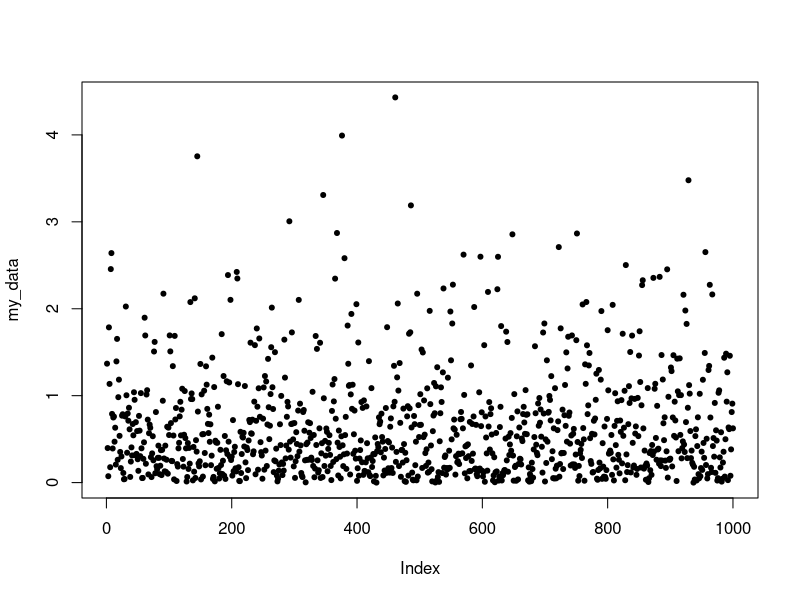
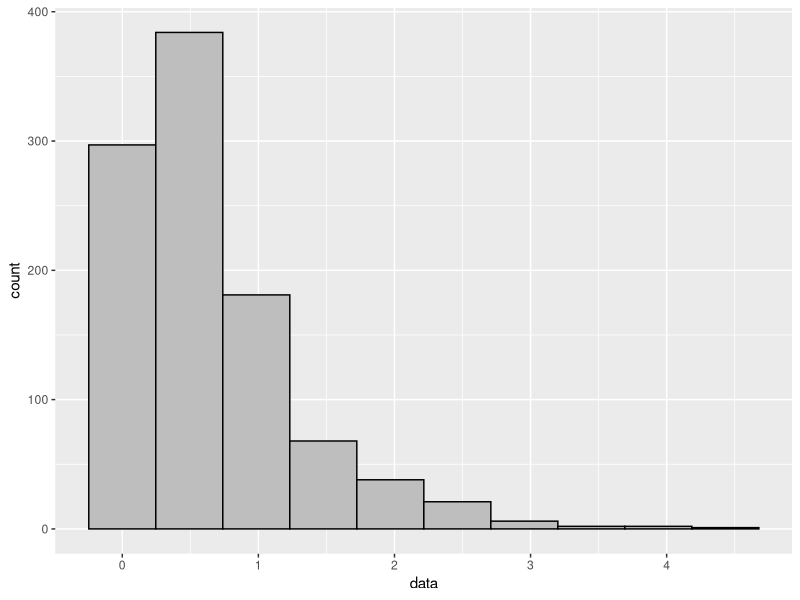
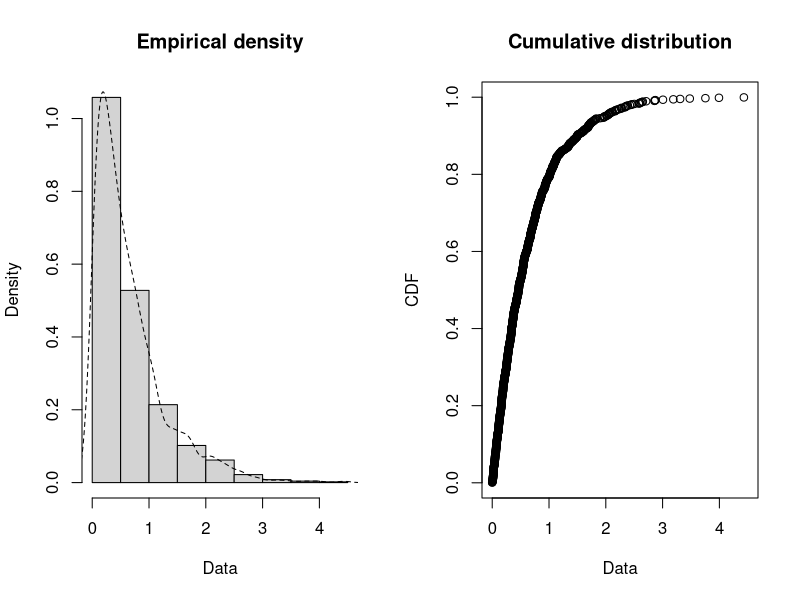
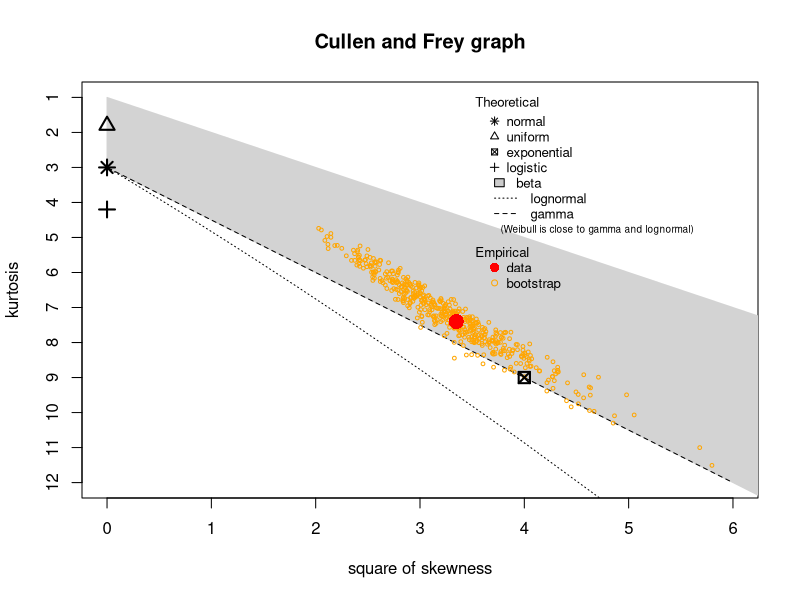
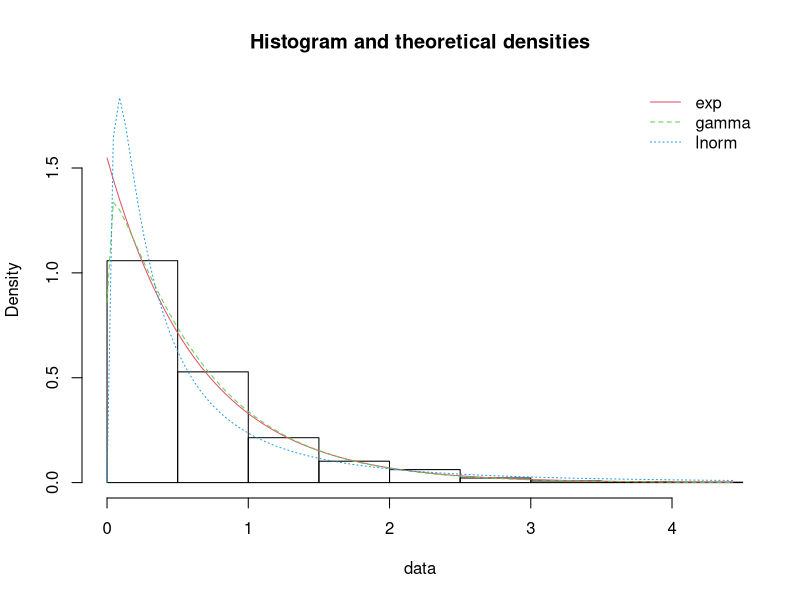
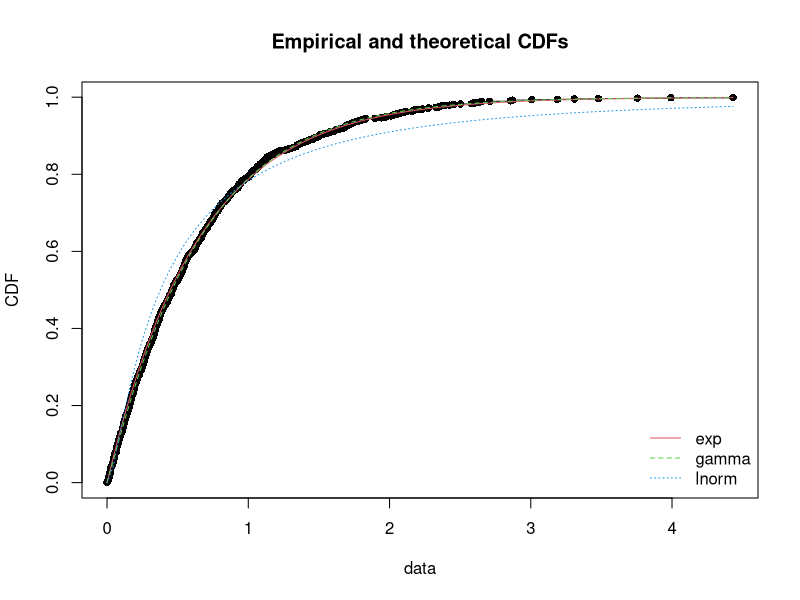
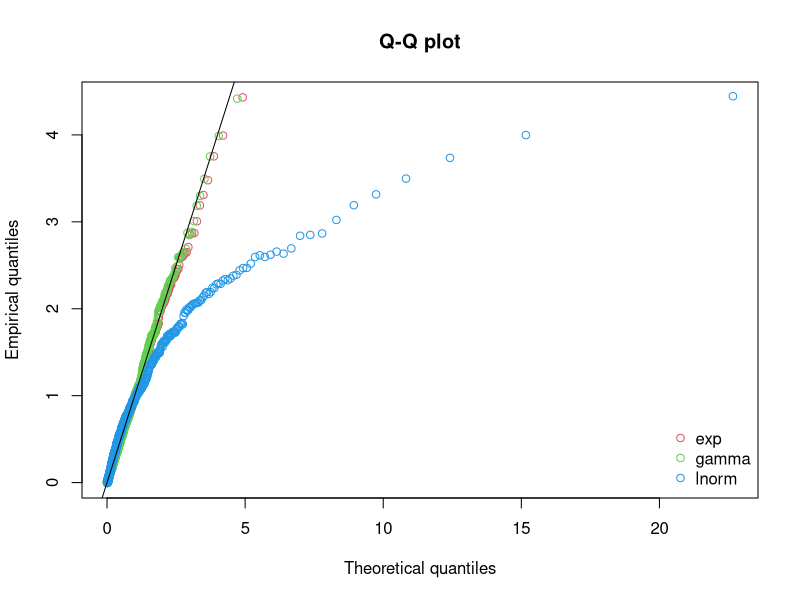
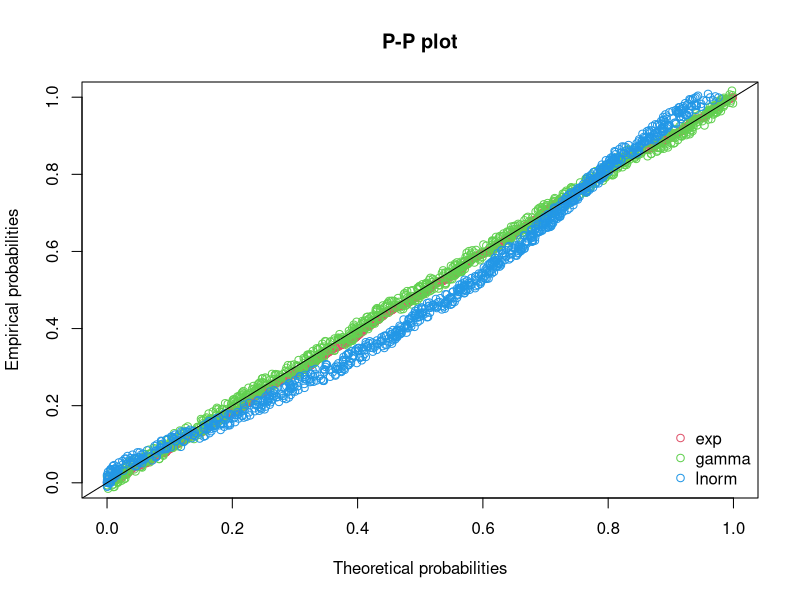

R code for these plots, in order:
library(fitdistrplus)
library(ggplot2)

# Read in the data
df <- read.csv("fitting_task_1.csv", sep=",", header=TRUE)
#df <- read.csv("fitting_task_2.csv", sep=",", header=TRUE)

# Convert dataframe column to a vector
my_data <- df$data

# Create a scatter plot of the data
plot(my_data, pch=20)

# Create a histogram of the data
df = data.frame("data" = my_data)
ggplot(data=df) +
  geom_histogram(mapping=aes(x=data),bins=10,
                 col="black",
                 fill="grey")

# Plot empirical density and cumulative distribution
plotdist(my_data, histo = TRUE, demp = TRUE)

# Create a Cullen and Frey graph
descdist(my_data, discrete=FALSE, boot=500)

# Fit specific distributions
# Note: you will need to change the distribution names
# Name options: "norm", "lnorm", "pois", "exp", "gamma", "nbinom", "geom", "beta", "unif"
dists <- c("exp", "gamma", "lnorm")
fit <- list()
for (i in 1:length(dists)){
  fit[[i]]  <- fitdist(my_data, dists[i])
}

for (i in 1:length(dists)){
  print(summary(fit[[i]]))
}

#Plot the fitting results
#par(mfrow=c(2,2))
plot.legend <- dists
denscomp(fit, legendtext = plot.legend)
cdfcomp (fit, legendtext = plot.legend)
qqcomp  (fit, legendtext = plot.legend)
ppcomp  (fit, legendtext = plot.legend)

# Goodness of fit statistics
# Don't forget to match your fitnames argument to your named distributions above
f <- gofstat(fit, fitnames=c("exp", "gamma", "lnorm"))
f

#Estimating uncertainty in the parameters
for (i in 1:length(fit)){
  ests <- bootdist(fit[[i]], niter = 1e3)
  print(paste0("****",dists[i],"****"))
  print(summary(ests))
}
